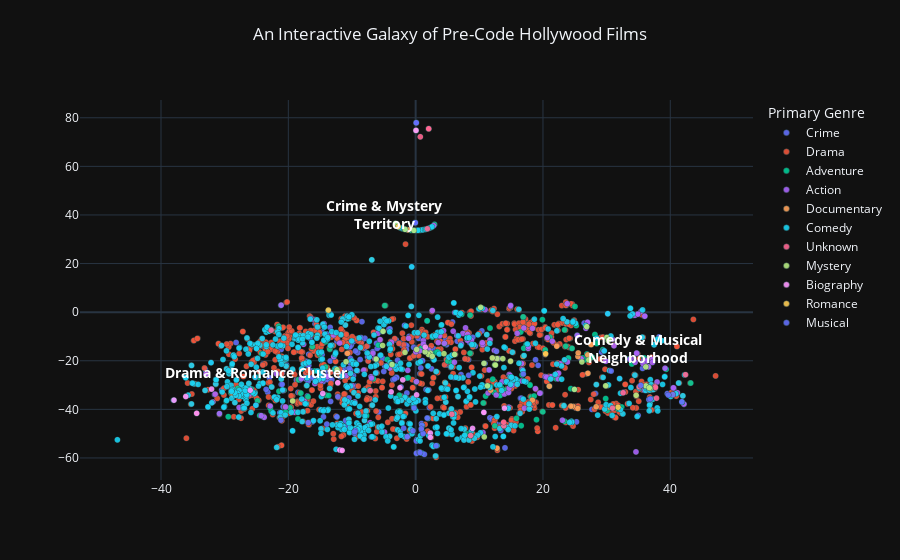

Notebook code cell kept with this figure:
### Markdown cell above
## Part 4: Building the Interactive Galaxy Explorer 🌌

This is the final step. We will now take our 2D coordinates and all our enriched metadata to build the final interactive visualization using **Plotly**. The result will be a "galaxy map" of Pre-Code Hollywood films.

**Methodology:**
1.  **Load Final Data:** We will load our final `hollywood_galaxy_df.pkl` file, which contains all movie info and their 'x' and 'y' coordinates.
2.  **Prepare for Plotting:** We will create a `primary_genre` column to color the movie points effectively.
3.  **Create Scatter Plot:** We will use `plotly.express` to create the scatter plot.
4.  **Customize Interactivity:** We will configure the hover-over tooltips to display rich information for each movie, including title, year, keywords, and the poster path.
5.  **Style and Display:** We'll apply a dark theme and other styling to make the visualization beautiful and easy to explore.

### Code cell
import pandas as pd
import plotly.express as px

# --- 1. Load the Final, Processed Data ---
FINAL_DF_PATH = "../data/processed/hollywood_galaxy_df.pkl"
final_galaxy_df = pd.read_pickle(FINAL_DF_PATH)
print("Final galaxy data loaded successfully.")

# --- 2. Prepare Data for Visualization ---
# Create the primary_genre column
final_galaxy_df['primary_genre'] = final_galaxy_df['genres'].fillna('Unknown').str.split(',').str.get(0)

# --- FIX: Re-introduce filtering to focus on the main clusters ---
genre_counts = final_galaxy_df['primary_genre'].value_counts()
# We will only plot genres that have more than 15 movies
major_genres = genre_counts[genre_counts > 15].index
plot_df = final_galaxy_df[final_galaxy_df['primary_genre'].isin(major_genres)]
print(f"Plotting {len(plot_df)} movies from major genres for a clearer view.")

# --- 3. Create the Interactive Scatter Plot ---
fig = px.scatter(
    plot_df,
    x='x',
    y='y',
    color='primary_genre',
    hover_name='primaryTitle',
    hover_data={'startYear': True, 'keywords': True, 'x': False, 'y': False},
    title="An Interactive Galaxy of Pre-Code Hollywood Films"
)

# --- 4. Style the Visualization ---
fig.update_layout(
    template='plotly_dark',
    legend_title_text='Primary Genre',
    title={'y':0.95, 'x':0.5, 'xanchor': 'center', 'yanchor': 'top'},
    xaxis_title=None, # The axes have no direct meaning, so we hide the titles
    yaxis_title=None
)
fig.update_traces(marker=dict(size=6, opacity=0.9, line=dict(width=0.5, color='DarkSlateGrey')))

# --- 5. NEW: Add Annotations to Label Key Clusters ---
# These coordinates are estimates based on the plot layout.
# They add a layer of human-readable meaning to the clusters.
annotations = [
    dict(x=-25, y=-25, text="<b>Drama & Romance Cluster</b>", showarrow=False, font=dict(color="white", size=14)),
    dict(x=35, y=-15, text="<b>Comedy & Musical<br>Neighborhood</b>", showarrow=False, font=dict(color="white", size=14)),
    dict(x=-5, y=40, text="<b>Crime & Mystery<br>Territory</b>", showarrow=False, font=dict(color="white", size=14))
]
fig.update_layout(annotations=annotations)


# --- 6. Show the Final Plot ---
fig.show()

### Figure 1 — Plotly figure (JSON) as saved in the notebook; plotly's stock layout.template omitted (floating-point values rounded to 4 significant figures; data arrays with more than 128 entries replaced by an {"elided": "..."} marker saying what was removed)
{"data": [{"customdata": {"elided": "410x2 mixed values"}, "hovertemplate": "<b>%{hovertext}</b><br><br>primary_genre=Crime<br>startYear=%{customdata[0]}<br>keywords=%{customdata[1]}<extra></extra>", "hovertext": {"elided": "410 str values"}, "legendgroup": "Crime", "marker": {"color": "#636efa", "line": {"color": "DarkSlateGrey", "width": 0.5}, "opacity": 0.9, "size": 6, "symbol": "circle"}, "mode": "markers", "name": "Crime", "showlegend": true, "type": "scattergl", "x": {"elided": "410 float values"}, "xaxis": "x", "y": {"elided": "410 float values"}, "yaxis": "y"}, {"customdata": {"elided": "1828x2 mixed values"}, "hovertemplate": "<b>%{hovertext}</b><br><br>primary_genre=Drama<br>startYear=%{customdata[0]}<br>keywords=%{customdata[1]}<extra></extra>", "hovertext": {"elided": "1828 str values"}, "legendgroup": "Drama", "marker": {"color": "#EF553B", "line": {"color": "DarkSlateGrey", "width": 0.5}, "opacity": 0.9, "size": 6, "symbol": "circle"}, "mode": "markers", "name": "Drama", "showlegend": true, "type": "scattergl", "x": {"elided": "1828 float values"}, "xaxis": "x", "y": {"elided": "1828 float values"}, "yaxis": "y"}, {"customdata": {"elided": "193x2 mixed values"}, "hovertemplate": "<b>%{hovertext}</b><br><br>primary_genre=Adventure<br>startYear=%{customdata[0]}<br>keywords=%{customdata[1]}<extra></extra>", "hovertext": {"elided": "193 str values"}, "legendgroup": "Adventure", "marker": {"color": "#00cc96", "line": {"color": "DarkSlateGrey", "width": 0.5}, "opacity": 0.9, "size": 6, "symbol": "circle"}, "mode": "markers", "name": "Adventure", "showlegend": true, "type": "scattergl", "x": {"elided": "193 float values"}, "xaxis": "x", "y": {"elided": "193 float values"}, "yaxis": "y"}, {"customdata": {"elided": "282x2 mixed values"}, "hovertemplate": "<b>%{hovertext}</b><br><br>primary_genre=Action<br>startYear=%{customdata[0]}<br>keywords=%{customdata[1]}<extra></extra>", "hovertext": {"elided": "282 str values"}, "legendgroup": "Action", "marker": {"color": "#ab63fa", "line": {"color": "DarkSlateGrey", "width": 0.5}, "opacity": 0.9, "size": 6, "symbol": "circle"}, "mode": "markers", "name": "Action", "showlegend": true, "type": "scattergl", "x": {"elided": "282 float values"}, "xaxis": "x", "y": {"elided": "282 float values"}, "yaxis": "y"}, {"customdata": {"elided": "96x2 mixed values"}, "hovertemplate": "<b>%{hovertext}</b><br><br>primary_genre=Documentary<br>startYear=%{customdata[0]}<br>keywords=%{customdata[1]}<extra></extra>", "hovertext": ["Salt for Svanetia", "Man with a Movie Camera", "The Devil's Pit", "Drifters", "See Norway", "Enthusiasm", "Around the World with Douglas Fairbanks", "The Forgotten Frontier", "The Voice of Israel", "Igloo", "Song of Heroes", "India Speaks", "Matto Grosso", "Secrets of Hollywood", "Through the Centuries", "Man of Aran", "Three Songs About Lenin", "This Naked Age", "The Last Eagle", "Century of Progress", "Kidnapping Gorillas", "Across the World with Mr. and Mrs. Martin Johnson", "Congorilla", "Halome Ami", "Wings Over Africa", "Wonders of the Congo", "Women's Misery - Women's Happiness", "Finland Calling", "This Is America", "Chelyuskin, Heroes of the Arctic", "Forgotten Men", "Monsters of the Deep", "The Mystery of Life", "Fox Grandeur News", "Victory of the Faith", "The House That Shadows Built", "Ankara - Heart of Turkey", "Strange As It Seems #38", "The Bottom of the World", "The Amazon Head Hunters", "Here Is Paradise", "Oasis", "Hitler's Reign of Terror", "South Sea Adventures", "The Lugosi Files", "In Spring", "The Shepherd of the Seven Hills", "The Underground Printer", "Walter Futter's Curiosities", "Hunting Tigers in India", "West Virginia, the State Beautiful", "The Red Olympiad", "Gow", "Back to the Sun", "The Break Up", "In the South Seas with Mr. and Mrs. Pinchot", "Lost Gods", "Captain Salisbury's Ra-Mu", "Wings Over Ethiopia", "See America First", "Tembi", "Untamed Africa", "Portrait of a Young Man in Three Movements", "The First World War", "Jango!", "Wild Men of the Kalahari", "Footwork", "Eat 'Em Alive", "Sweden, Land of the Vikings", "Dealers in Death", "Throne of the Gods", "Virgins of Bali", "Dangers of the Arctic", "Devil's Playground", "A Jungle Gigolo", "Russia Today", "With Williamson Beneath the Sea", "The Death Parade", "With Car and Camera Around the World", "The Lost Empire", "Weltstadt in Flegeljahren - Ein Bericht über Chicago", "The Pasadena Community Playhouse", "Stampede", "Land of the Maharajahs", "Cougar", "Across the Atlantic via Zeppelin with Lady Drummond Hay", "Nomadie", "Isle of Paradise", "The Story of Hell on Earth", "The Big Drive", "The Komsomol - Sponsor of Electrification", "The Metro by Night", "The Jungle Killer", "Forward America", "Over the Seven Seas", "An Unprecedented Campaign"], "legendgroup": "Documentary", "marker": {"color": "#FFA15A", "line": {"color": "DarkSlateGrey", "width": 0.5}, "opacity": 0.9, "size": 6, "symbol": "circle"}, "mode": "markers", "name": "Documentary", "showlegend": true, "type": "scattergl", "x": [24.68, 28.36, -1.254, 2.375, -0.0585, 24.37, -0.0585, 12.78, 0.09416, 22.16, 23.14, 41.84, -0.0585, 0.09416, 0.09416, 11.79, -0.0585, 4.583, 0.09416, -0.0585, 0.09416, 25.5, -0.0585, 0.09416, 0.09416, -0.0585, -10.7, -0.0585, 0.09416, 0.09416, 17.89, -0.0585, 27.06, 0.09416, 25.47, 30.1, 20.38, 0.09416, 21.0, 27.03, -0.0585, 0.09416, -0.0585, 0.09416, -0.0585, 30.48, 0.09416, -0.0585, -0.0585, 0.09416, 27.51, 0.09416, -0.0585, 0.09416, 0.09416, 0.09416, 0.09416, 0.09416, 0.09416, 0.09416, -0.0585, -0.0585, 16.89, 18.34, 0.09416, -0.0585, 0.09416, -0.0585, 0.09416, -0.0585, 25.54, -28.7, 0.09416, 0.09416, 0.09416, 0.09416, 0.09416, 0.09416, -0.0585, 0.09416, -0.0585, 0.09416, -0.0585, 27.58, 0.09416, 0.09416, 0.09416, -0.0585, 0.09416, 0.09416, -0.0585, 0.09416, 0.09416, 0.09416, -0.0585, -6.893], "xaxis": "x", "y": [-38.77, -38.96, 33.88, 34.84, 36.82, -38.68, 36.82, -56.01, 77.95, -14.02, -38.52, -36.94, 36.82, 77.95, 77.95, -32.1, 36.82, -28.97, 77.95, 36.82, 77.95, -18.25, 36.82, 77.95, 77.95, 36.82, -16.94, 36.82, 77.95, 77.95, -38.9, 36.82, -25.16, 77.95, -39.64, -30.23, -17.43, 77.95, -30.48, -17.58, 36.82, 77.95, 36.82, 77.95, 36.82, -39.15, 77.95, 36.82, 36.82, 77.95, -13.34, 77.95, 36.82, 77.95, 77.95, 77.95, 77.95, 77.95, 77.95, 77.95, 36.82, 36.82, -18.23, -36.22, 77.95, 36.82, 77.95, 36.82, 77.95, 36.82, -16.8, -33.99, 77.95, 77.95, 77.95, 77.95, 77.95, 77.95, 36.82, 77.95, 36.82, 77.95, 36.82, -13.34, 77.95, 77.95, 77.95, 36.82, 77.95, 77.95, 36.82, 77.95, 77.95, 77.95, 36.82, 21.53], "yaxis": "y"}, {"customdata": {"elided": "1198x2 mixed values"}, "hovertemplate": "<b>%{hovertext}</b><br><br>primary_genre=Comedy<br>startYear=%{customdata[0]}<br>keywords=%{customdata[1]}<extra></extra>", "hovertext": {"elided": "1198 str values"}, "legendgroup": "Comedy", "marker": {"color": "#19d3f3", "line": {"color": "DarkSlateGrey", "width": 0.5}, "opacity": 0.9, "size": 6, "symbol": "circle"}, "mode": "markers", "name": "Comedy", "showlegend": true, "type": "scattergl", "x": {"elided": "1198 float values"}, "xaxis": "x", "y": {"elided": "1198 float values"}, "yaxis": "y"}, {"customdata": {"elided": "247x2 mixed values"}, "hovertemplate": "<b>%{hovertext}</b><br><br>primary_genre=Unknown<br>startYear=%{customdata[0]}<br>keywords=%{customdata[1]}<extra></extra>", "hovertext": {"elided": "247 str values"}, "legendgroup": "Unknown", "marker": {"color": "#FF6692", "line": {"color": "DarkSlateGrey", "width": 0.5}, "opacity": 0.9, "size": 6, "symbol": "circle"}, "mode": "markers", "name": "Unknown", "showlegend": true, "type": "scattergl", "x": {"elided": "247 float values"}, "xaxis": "x", "y": {"elided": "247 float values"}, "yaxis": "y"}, {"customdata": [[1929, ""], [1929, "séance supernatural power"], [1929, ""], [1929, ""], [1929, "detective"], [1929, ""], [1929, "not_found"], [1929, "gorilla maya temple"], [1929, "yacht murder"], [1929, ""], [1929, ""], [1930, "based on play or musical revenge policeman"], [1931, "murder reporter"], [1930, "lost film"], [1930, "newspaper reporter nightclub singer framed for murder criminal lawyer"], [1930, "jealousy sports mountain fake death mountain climbing snow skiing"], [1931, ""], [1931, "detective hawaii murder hong kong murder investigation honolulu, hawaii charlie chan"], [1931, "train"], [1931, "subway"], [1932, "american football doping murder racketeering"], [1932, "robbery slang prohibition era san francisco, california widow deception prison escape revenge murder fugitive b movie train stabbing criminal police detective interrogation held at gunpoint pre-code stock footage racial stereotype runaway train telephone box damsel in distress spinster stolen jewelry 1930s"], [1932, "charlie chan"], [1932, "movie studio"], [1932, "lost film"], [1932, ""], [1932, ""], [1932, ""], [1932, "flashback suburb unreliable flashback secret marriage murder trial suburban angst"], [1932, "railroad"], [1932, "adultery lost film"], [1932, ""], [1932, "trial murder pre-code"], [1932, ""], [1933, "london, england pre-code international intrigue"], [1933, "lost film charlie chan"], [1933, "murder modeling"], [1933, ""], [1933, "detective on the run stolen jewelry"], [1933, "secret identity terrorist attack biplane movie serial"], [1933, "magic"], [1933, "backstage murder whodunit"], [1934, "gigolo murder private detective"], [1934, "suicide robbery séance"], [1934, ""], [1934, ""], [1934, "killer ape"], [1934, "carnival murder"], [1933, "falsely accused college murder pre-code newspaper reporter"], [1934, "newspaper political corruption"], [1934, ""], [1934, ""], [1934, "radio station detective murder"], [1934, "not_found"], [1934, "priest"], [1933, "old dark house the shadow"], [1929, "lost film"], [1931, ""], [1931, ""], [1931, ""], [1933, ""], [1929, "not_found"]], "hovertemplate": "<b>%{hovertext}</b><br><br>primary_genre=Mystery<br>startYear=%{customdata[0]}<br>keywords=%{customdata[1]}<extra></extra>", "hovertext": ["The Charlatan", "Darkened Rooms", "The Dummy", "The Hate Ship", "The Peacock Fan", "The Return of Sherlock Holmes", "Slim Fingers", "Stark Mad", "Strange Cargo", "Trent's Last Case", "Unmasked", "The Perfect Alibi", "A Dangerous Affair", "In the Next Room", "Murder on the Roof", "The Son of the White Mountain", "The Deceiver", "Charlie Chan Carries On", "The Mystery Train", "Subway Express", "70,000 Witnesses", "By Whose Hand?", "Charlie Chan's Chance", "Discarded Lovers", "File 113", "Guilty as Hell", "The Last Man", "The Midnight Warning", "The Night of June 13", "The Phantom Express", "A Scarlet Week-End", "The Shadow of the Eagle", "The Silent Witness", "The Woman in Room 13", "Blind Adventure", "Charlie Chan's Greatest Case", "Disgraced", "Hold the Press", "Man Hunt", "The Mystery Squadron", "Trick for Trick", "Curtain at Eight", "Dancing Man", "Dangerous Corner", "Dangerous Ground", "Green Eyes", "The House of Mystery", "The Murder in the Museum", "Murder on the Campus", "Name the Woman", "Passing Shadows", "Return of the Terror", "Take the Stand", "When Strangers Meet", "Father Brown, Detective", "The Shadow", "The House of Secrets", "Inquest", "The Old Man", "The Wickham Mystery", "Shot in the Dark", "Power Over Men"], "legendgroup": "Mystery", "marker": {"color": "#B6E880", "line": {"color": "DarkSlateGrey", "width": 0.5}, "opacity": 0.9, "size": 6, "symbol": "circle"}, "mode": "markers", "name": "Mystery", "showlegend": true, "type": "scattergl", "x": [-0.2745, 12.79, -1.658, -3.152, 6.118, -0.0585, 0.05314, 27.21, 11.28, -0.0585, -0.0585, 10.78, 2.285, 36.86, 2.015, 26.87, -0.0585, 10.73, 30.03, 30.25, 10.21, -6.216, 12.43, 29.84, 36.17, -0.0585, -0.0585, -0.0585, -5.19, 30.32, 34.64, -0.0585, -12.35, -0.0585, -19.32, 12.53, 0.1641, -0.0585, -3.715, 36.15, 14.9, 1.483, 4.446, 12.05, -0.0585, -0.0585, 26.11, -1.677, -10.93, -5.125, -0.0585, -0.0585, 2.612, 0.09416, 13.69, 24.94, 36.71, -0.0585, -0.0585, -0.0585, -0.0585, 0.09416], "xaxis": "x", "y": [33.65, -19.11, 34.08, 36.49, -17.41, 36.82, 74.79, -19.63, -30.33, 36.82, 36.82, -51.34, -16.82, -31.32, -17.41, -5.976, 36.82, -21.08, -10.41, -11.71, 1.983, -19.3, -21.68, -30.31, -30.33, 36.82, 36.82, 36.82, -13.72, -11.35, -34.22, 36.82, -23.66, 36.82, -36.55, -21.77, -15.37, 36.82, -21.55, -22.53, -20.18, -16.32, -17.07, -18.84, 36.82, 36.82, -20.47, -16.55, -20.4, -7.872, 36.82, 36.82, -18.17, 77.95, -19.15, -31.78, -31.14, 36.82, 36.82, 36.82, 36.82, 77.95], "yaxis": "y"}, {"customdata": [[1929, "spy biography based on play or musical british prime minister 19th century suez canal"], [1929, ""], [1929, ""], [1930, "assassination illinois biography debate courtship american civil war emancipation abolitionist abraham lincoln proclamation ford's theatre"], [1930, "biography"], [1930, "pre-code"], [1930, "musical biography"], [1930, "not_found"], [1931, "biography president pre-code 18th century founding fathers"], [1932, ""], [1932, "mind control corruption influence faith poison manipulation czar / tsar / tzar royal family downfall royal court pre-code hypnotism russian history imperial russia hemophilia murder plot cleric romanov dinasty"], [1932, "colorado biography pre-code braggart"], [1933, "assassination"], [1933, "biography based on true story tudor king pre-code henry viii 16th century british monarchy"], [1933, "ambassador peace queen sweden forbidden love duty biography mobster female protagonist royal court pre-code inn 17th century"], [1934, "musical black and white"], [1934, "london, england abusive father poet biography based on play or musical family relationships church free will overbearing father pre-code self confidence father daughter conflict overprotective father domineering father literary figure loss of legs father daughter relationship hopelessly in love cruel father"], [1934, "princess coup d'etat biography palace intrigue catherine the great"], [1934, "epic egypt roman empire cleopatra ancient rome pre-code ancient egypt alexandria egypt 1st century bc"], [1934, "pre-code financial empire"], [1934, "composer"], [1934, "biography historical figure"], [1934, "biography pre-code pancho villa"], [1933, "suicide drug abuse heroin drug addiction opium exploitation biography flashback pre-code"], [1933, ""], [1929, "france based on novel or book queen lost film stolen jewelry"], [1931, ""], [1932, ""]], "hovertemplate": "<b>%{hovertext}</b><br><br>primary_genre=Biography<br>startYear=%{customdata[0]}<br>keywords=%{customdata[1]}<extra></extra>", "hovertext": ["Disraeli", "Die Königsloge", "La vie miraculeuse de Thérèse Martin", "Abraham Lincoln", "The Dreyfus Case", "A Lady's Morals", "The Loves of Robert Burns", "A Modern Jean Val Jean; or, A Frame Up", "Alexander Hamilton", "House of Death", "Rasputin and the Empress", "Silver Dollar", "The Man Who Dared", "The Private Life of Henry VIII", "Queen Christina", "Strauss' Great Waltz", "The Barretts of Wimpole Street", "The Rise of Catherine the Great", "Cleopatra", "The House of Rothschild", "Love Time", "The Mighty Barnum", "Viva Villa!", "Narcotic", "Mussolini Speaks", "The Queen's Necklace", "Jenny Lind", "The Revenge of Pancho Villa"], "legendgroup": "Biography", "marker": {"color": "#FF97FF", "line": {"color": "DarkSlateGrey", "width": 0.5}, "opacity": 0.9, "size": 6, "symbol": "circle"}, "mode": "markers", "name": "Biography", "showlegend": true, "type": "scattergl", "x": [8.938, -0.0585, -0.0585, 13.95, 10.71, -25.98, 2.305, 0.05314, -36.11, -0.0585, -2.024, -37.96, 1.522, -11.91, -3.852, -1.318, -2.452, -11.56, -34.4, -32.06, 2.3, 10.71, -14.59, -12.23, -0.0585, 0.1473, -0.0585, -0.0585], "xaxis": "x", "y": [-47.84, 36.82, 36.82, -39.54, -41.24, -32.16, -49.77, 74.79, -34.73, 36.82, -27.84, -36.21, -14.38, -56.73, -32.8, -51.27, -31.1, -56.9, -41.63, -31.68, -51.52, -41.25, -33.47, -29.07, 36.82, -34.04, 36.82, 36.82], "yaxis": "y"}, {"customdata": [[1929, ""], [1929, "siberia"], [1929, "indecision"], [1930, ""], [1930, ""], [1931, ""], [1931, "partially lost film"], [1931, ""], [1930, ""], [1933, "not_found"], [1934, "not_found"], [1934, ""], [1931, ""], [1929, "black and white silent film"], [1930, ""], [1933, "not_found"]], "hovertemplate": "<b>%{hovertext}</b><br><br>primary_genre=Romance<br>startYear=%{customdata[0]}<br>keywords=%{customdata[1]}<extra></extra>", "hovertext": ["Geraldine", "Hearts in Exile", "Rich People", "The Bad One", "College Lovers", "Once a Sinner", "Annabelle's Affairs", "All That is Not Worth Love", "Life Is Beautiful", "Su último amor", "La buenaventura", "Les filles de la concierge", "Guilt", "The Romance of Seville", "When Love Hurts", "Flowers Fall and Catkins Fly"], "legendgroup": "Romance", "marker": {"color": "#FECB52", "line": {"color": "DarkSlateGrey", "width": 0.5}, "opacity": 0.9, "size": 6, "symbol": "circle"}, "mode": "markers", "name": "Romance", "showlegend": true, "type": "scattergl", "x": [-2.736, 20.42, -13.71, -0.0585, -0.0585, -0.0585, 40.41, -0.0585, -0.0585, 0.09416, 0.09416, -0.0585, -0.0585, 31.8, -0.0585, 0.09416], "xaxis": "x", "y": [35.16, -17.12, 0.8379, 36.82, 36.82, 36.82, -33.92, 36.82, 36.82, 77.95, 77.95, 36.82, 36.82, -39.12, 36.82, 77.95], "yaxis": "y"}, {"customdata": {"elided": "91x2 mixed values"}, "hovertemplate": "<b>%{hovertext}</b><br><br>primary_genre=Musical<br>startYear=%{customdata[0]}<br>keywords=%{customdata[1]}<extra></extra>", "hovertext": ["Innocents of Paris", "Married in Hollywood", "Paris", "Sally", "Song of Love", "Bride of the Regiment", "Ein Burschenlied aus Heidelberg", "Call of the Flesh", "Cheer Up and Smile", "Farewell to Love", "The Co-Optimists", "Georgia Rose", "Latin Love", "Never Trust a Woman", "The Song Is Ended", "The Inn at the Rhine", "The Lottery Bride", "The March of Time", "A Girl from the Reeperbahn", "New Movietone Follies of 1930", "Nur Du", "Oh, for a Man!", "One Mad Kiss", "The Rogue Song", "Song of Soho", "The Song of the Flame", "Sunny", "Sweet Kitty Bellairs", "Sein Liebeslied", "Viennese Nights", "Children of Dreams", "The Cuban Love Song", "Kiki", "Kiss Me Again", "The Prodigal", "Swanee River", "Walzerparadies", "The Blue from the Sky", "She, or Nobody", "Once There Was a Waltz", "Melodía de arrabal", "Rendezvous", "Where Is This Lady?", "Dance, Girl, Dance", "Going Hollywood", "Hello, Everybody!", "My Lips Betray", "The Only Girl", "Prince of Arcadia", "Waltz Time", "April Blossoms", "Her Song of Love", "The Song of the Sun", "Caravan", "The Csardas Princess", "Flirtation Walk", "Give Her a Ring", "Kiss Me Goodbye", "Wedding at Lake Wolfgang", "The Bedroom Diplomat", "I Like It That Way", "Once I Loved a Girl in Vienna", "The Last Waltz", "Music Hall", "Márciusi mese", "Runaway Queen", "Say It with Flowers", "Student Tour", "Sweet Adeline", "The Beggar Student", "Geschichten aus dem Wienerwald", "Caravane", "Un soir de réveillon", "Cotton Club Steppers", "Modern Minstrels", "Le chanteur de Séville", "The Maid of the Mountains", "The New Hotel", "Say It with Music", "Liebeslied", "The Alluring Goal", "Idols of the Radio", "Annette in Paradise", "A Night in Paradise", "The Heath Is Green", "Das Rheinlandmädel", "Versuchen Sie meine Schwester", "Sei tu l'amore", "Great Day", "Paramount op parade", "Romantic and Crazy"], "legendgroup": "Musical", "marker": {"color": "#636efa", "line": {"color": "DarkSlateGrey", "width": 0.5}, "opacity": 0.9, "size": 6, "symbol": "circle"}, "mode": "markers", "name": "Musical", "showlegend": true, "type": "scattergl", "x": [-0.2536, 40.41, -0.0585, 0.9608, -0.0585, 0.1241, -0.4319, 0.124, -13.95, -0.0585, -0.0585, 36.64, -0.0585, -0.0585, 1.163, 1.148, -9.608, 30.71, 1.166, 8.324, 1.169, 3.208, -0.0585, 41.82, -0.0585, -28.21, -16.88, -12.22, 1.16, 1.373, 36.87, -21.16, -9.481, 16.91, -9.595, 35.36, 1.165, 0.6192, -0.0585, 1.161, -0.0585, -1.318, 0.6966, -0.0585, -12.38, 0.9156, 39.7, -0.0585, 18.83, -0.0585, -0.0585, 0.09416, -0.0585, 12.69, 1.167, 0.8898, -0.0585, -0.0585, -0.0585, 0.09416, 1.813, -0.0585, -0.0585, -0.0585, -0.0585, -0.0585, -0.0585, -1.887, -0.0585, -0.0585, -0.0585, -0.0585, -0.0585, 0.09416, 0.09416, -0.0585, -0.0585, -0.0585, -0.0585, 0.09416, -0.0585, -0.0585, -0.0585, -0.0585, -0.0585, -0.0585, -0.0585, 0.09416, 0.09416, 0.09416, -0.0585], "xaxis": "x", "y": [-39.44, -33.92, 36.82, -46.54, 36.82, -58.15, -48.83, -58.04, -46.09, 36.82, 36.82, -35.97, 36.82, 36.82, -49.97, -49.87, -49.84, -24.22, -49.92, -25.99, -49.83, -54.96, 36.82, -36.88, 36.82, -12.48, -45.48, -34.82, -49.98, -58.5, -35.7, -44.44, -48.81, -25.46, -49.29, -30.15, -49.83, -57.65, 36.82, -49.92, 36.82, -51.27, -57.81, 36.82, -43.06, -48.47, -34.1, 36.82, -19.6, 36.82, 36.82, 77.95, 36.82, -16.13, -49.97, -47.98, 36.82, 36.82, 36.82, 77.95, -43.57, 36.82, 36.82, 36.82, 36.82, 36.82, 36.82, -47.77, 36.82, 36.82, 36.82, 36.82, 36.82, 77.95, 77.95, 36.82, 36.82, 36.82, 36.82, 77.95, 36.82, 36.82, 36.82, 36.82, 36.82, 36.82, 36.82, 77.95, 77.95, 77.95, 36.82], "yaxis": "y"}], "layout": {"annotations": [{"font": {"color": "white", "size": 14}, "showarrow": false, "text": "<b>Drama & Romance Cluster</b>", "x": -25, "y": -25}, {"font": {"color": "white", "size": 14}, "showarrow": false, "text": "<b>Comedy & Musical<br>Neighborhood</b>", "x": 35, "y": -15}, {"font": {"color": "white", "size": 14}, "showarrow": false, "text": "<b>Crime & Mystery<br>Territory</b>", "x": -5, "y": 40}], "legend": {"title": {"text": "Primary Genre"}, "tracegroupgap": 0}, "title": {"text": "An Interactive Galaxy of Pre-Code Hollywood Films", "x": 0.5, "xanchor": "center", "y": 0.95, "yanchor": "top"}, "xaxis": {"anchor": "y", "domain": [0, 1], "title": {}}, "yaxis": {"anchor": "x", "domain": [0, 1], "title": {}}}}
